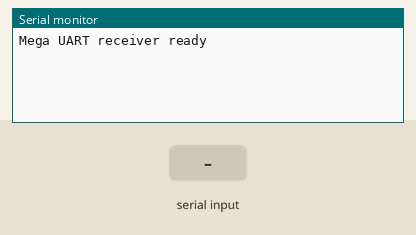
Recording of a sketch running on a simulated Arduino Mega 2560, built with avr-gcc and run on an emulated ATmega2560. On the bench: the last lines printed to the serial monitor. The inputs (shaded band) are chosen by the test bench.

Above: at 1.2 s.
1.3 s: "1" received over the second serial link
At 2.0 s:
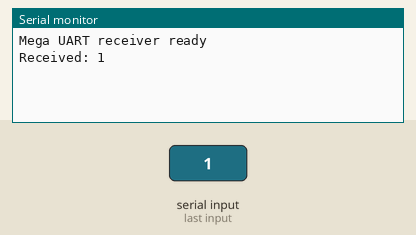
2.8 s: "0" received over the second serial link
At 3.1 s:
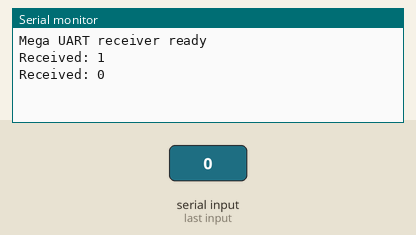
4.3 s: "2" received over the second serial link
At 5.5 s:
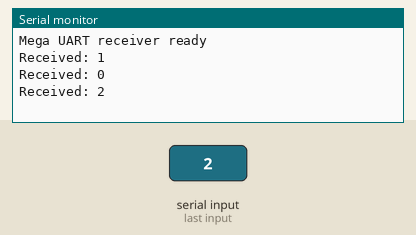

Measured:
- after the input at 1.3 s, the serial monitor: prints a new line at once (image 1)
- after the input at 2.8 s, the serial monitor: prints a new line at once (image 2)
- after the input at 4.3 s, the serial monitor: prints a new line at once (image 3)

The sketch:

BasicReceiver.ino
```cpp
void setup() {
  Serial.begin(9600);   // USB serial to PC
  Serial1.begin(9600);  // hardware Serial1 (pins 19 RX1, 18 TX1)
  while (!Serial) {}    // wait for monitor
  Serial.println("Mega UART receiver ready");
}

void loop() {
  if (Serial1.available()) {
    char c = Serial1.read();
    Serial.print("Received: ");
    Serial.println(c);
  }
}
```
